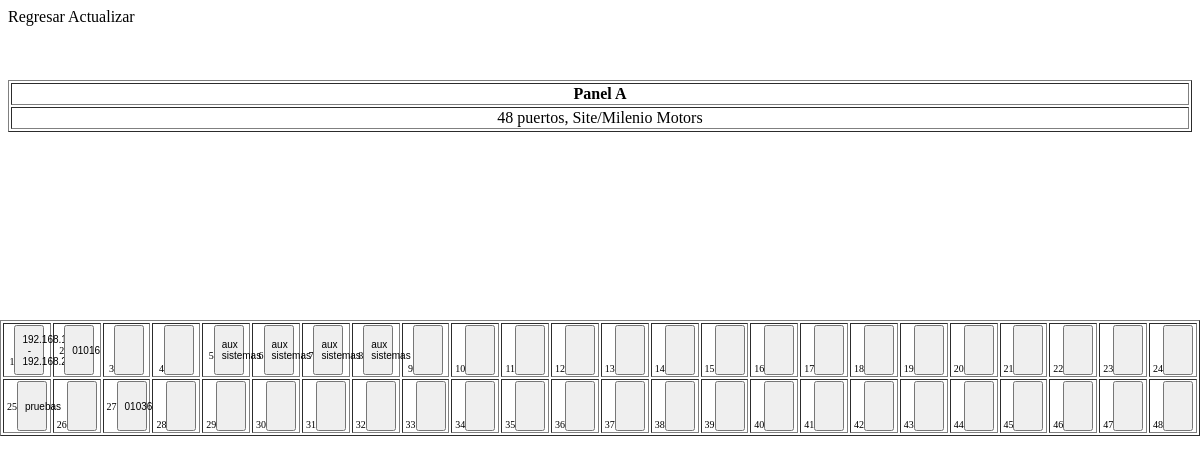
The page /Sistemas/Contenido/Paneles/Puertos/Panel.php?id=1 on the database its author committed.
### tables this page shows
CREATE TABLE `_paneles_valores` (
  `idPanel` int(10) unsigned NOT NULL default '0',
  `idPuerto` int(10) unsigned NOT NULL default '0',
  `valor` varchar(45) NOT NULL default '',
  `comentarios` longtext,
  `id` int(10) unsigned NOT NULL auto_increment,
  PRIMARY KEY  (`id`)
);

### Sistemas/Contenido/Paneles/Puertos/Panel.php (the view, shortened to what this page needs)
<?php
	include("../../../conexion.php");
	$id = $_GET["id"];
	$sql = "SELECT * FROM paneles WHERE id = $id";
	$resUsuario = mysql_query($sql,$conex) or die (mysql_error());
	$row = mysql_fetch_array($resUsuario);
	$puertos = $row["puertos"];
	$brincos = $row["brincos"];
	$res = $puertos/$brincos;
?>
<!doctype html>
<html>
<head>
</head>
	<LINK href="../../../CSS/modal_userpic.css" rel="stylesheet" type="text/css">
	<LINK href="../../../CSS/General.css" rel="stylesheet" type="text/css">
<body>
	<caption id="botones" style="text-align: right" class="elemento">
		<a href="../Panel.php">Regresar</a>
		<a href="#" onClick="javascript:window.location.reload();">Actualizar</a>
	</caption>
	<br><br>
	<center>
		<br><br>
	<div id="feedback">
		<table width="100%" border="1px" class="elemento">
			<tr class="elemento"><th><?php echo $row["nombre"];?></th></tr>
			<tr>
				<td align="center"><?php echo $puertos." puertos, ".$row["_area"]."/".$row["_agencia"];?></td>
			</tr>
		</table>
		<div id="informacion" class="fixedHeaderTable elemento">
			<table id="datos" width="100%" border="1px">
				<?php
					$cont = 1;
					for($col = 0;$col < $brincos;$col++){
						echo "<tr>";
						for($i = 0;$i<$res;$i++){
							$con = "SELECT * FROM _paneles_valores WHERE idPanel = $id AND idPuerto = $cont";
							$resUsuario = mysql_query($con,$conex) or die (mysql_error());
							$row = mysql_fetch_array($resUsuario);
							echo "<td>".$cont."<button onClick='alerta(".$id.",".$cont.")'>".$row["valor"]."</button></td>";
							$cont++;
						}
						echo "</tr>";
					}
				?>
			</table>
		</div>
	</div>
	</center>
</body>
</html>

### Sistemas/CSS/General.css (style rules this page uses)
a { color: black; text-decoration: none; }
.elemento { -webkit-user-select: none; -khtml-user-select: none; -moz-user-select: none; -o-user-select: none; -ms-user-select: none; user-select: none; }

### Sistemas/Contenido/Paneles/Puertos/Panel.php (style rules this page uses)
#datos { position: absolute; top: 40%; left: 0%; }
#datos td { text-align: center; font-size: 10px; }
button { white-space: normal; width: 50px; height: 50px; font-size: 10px; margin: 0; }
@media screen and (max-width:1200px) { button { white-space: normal; width: 30px; height: 50px; font-size: 10px; margin: 0; } }

### rows shown on the page
_paneles_valores: valor "192.168.1.10 - 192.168.2.10"
_paneles_valores: valor "01016"
_paneles_valores: valor "aux sistemas"
_paneles_valores: valor "aux sistemas"
_paneles_valores: valor "aux sistemas"
_paneles_valores: valor "aux sistemas"
_paneles_valores: valor "pruebas"
_paneles_valores: valor "01036"

### other values the page prints
$row["nombre"] "Panel A"
$puertos "48"
$row["_area"] "Site"
$row["_agencia"] "Milenio Motors"
